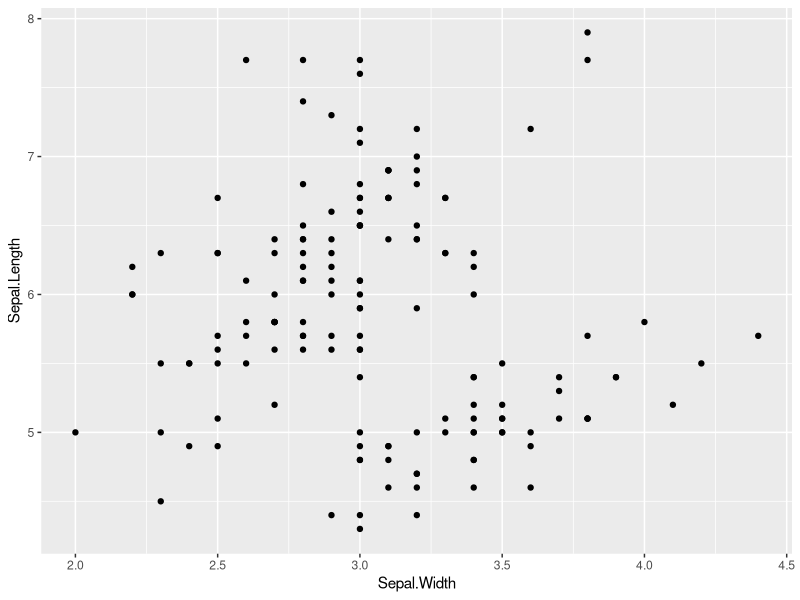
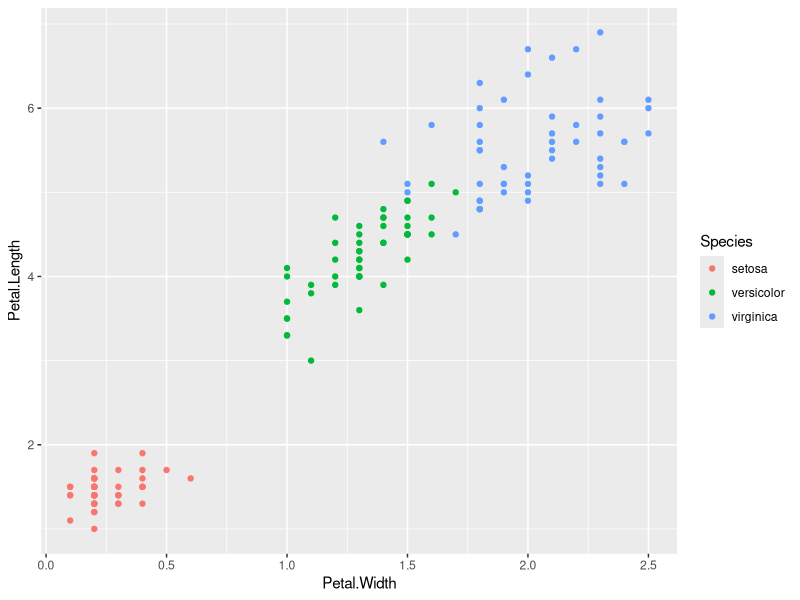
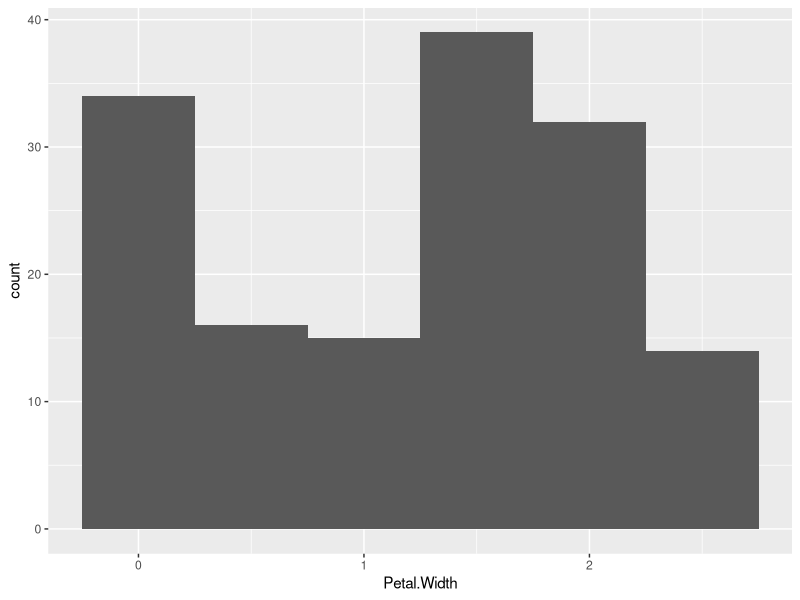
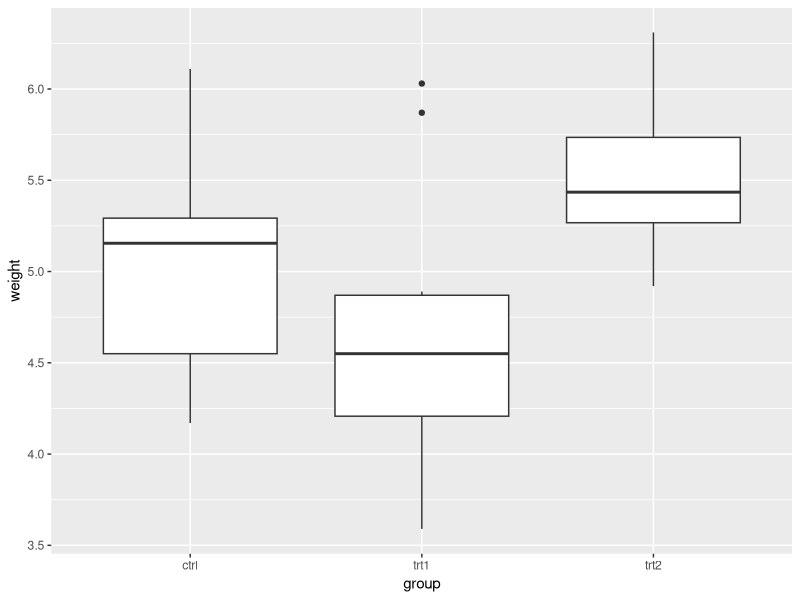
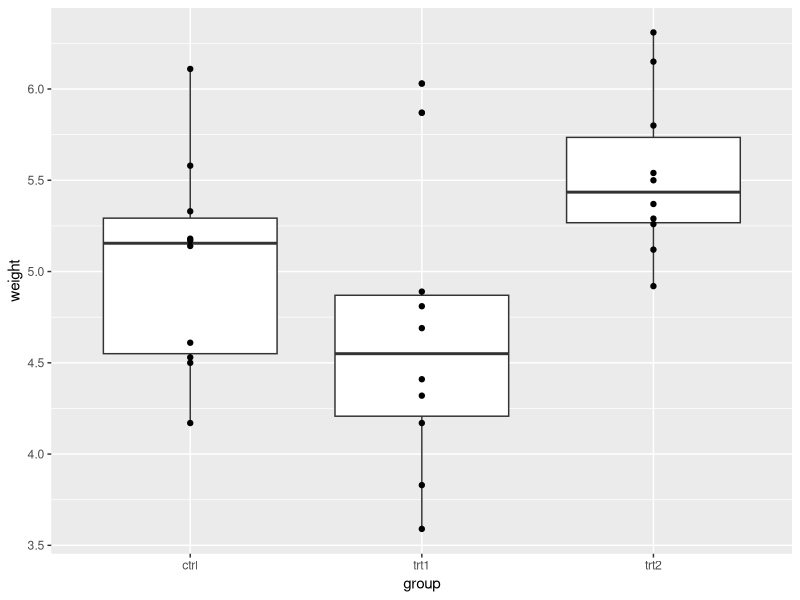

Write R code to recreate these figures, in order.
# Tidyverse Exam – Data Manipulation in R (using `mtcars` dataset)
rm(list = ls())

# tidyverse ---------------------------------------------------------------

# Use `df_mtcars` for Questions 1 - 10
library(tidyverse)
df_mtcars <- as_tibble(mtcars,
                       rownames = "model")

df_mtcars

# 1. Filter rows where number of cylinders (`cyl`) is 6
# Write code to create a new data frame that only includes rows where `cyl == 6`.
# Assign to: `mtcars_cyl6`

mtcars_cyl6 <- df_mtcars %>% 
  filter(cyl == 6)

mtcars_cyl6

# 2. Filter rows where number of gears (`gear`) is either 3 or 5
# Use `%in%` to filter the `df_mtcars` dataset for these two `gear` values.
# Assign to: `mtcars_g35`

mtcars_g35 <- df_mtcars %>% 
  filter(gear %in% c(3, 5))

mtcars_g35
 

# 3. Filter rows where miles per gallon (`mpg`) is greater than 25
# Create a subset of `df_mtcars` where `mpg > 25`.
# Assign to: `mtcars_mpg25`

mtcars_mpg25 <- df_mtcars %>% 
  filter(mpg > 25)

mtcars_mpg25

# 4. Filter rows where weight (`wt`) is less than 2.5 AND number of cylinders (`cyl`) is 4
# Combine logical conditions using `&`.
# Assign to: `mtcars_light_cyl4`

mtcars_light_cyl4 <- mtcars %>% 
  filter(wt < 2.5 ,
         cyl == 4)

mtcars_light_cyl4

# 5. Sort `df_mtcars` by horsepower (`hp`) in ascending order
# Use `arrange()` to sort the data.
# Assign to: `mtcars_hp`

mtcars_hp <- df_mtcars %>% 
  arrange((hp))


mtcars_hp

# 6. Sort `df_mtcars` by quarter mile time (`qsec`) in descending order
# Use `desc()` inside `arrange()`.
# Assign to: `mtcars_qsec`

mtcars_gsec <- df_mtcars %>% 
  arrange(desc(qsec))

mtcars_gsec

# 7. Exclude the `drat` column
# Use `select()` with `-` (minus sign) to remove the column.
# Assign to: `mtcars_no_drat`

mtcars_no_drat <- df_mtcars %>% 
  select(-drat)

mtcars_no_drat

# 8. Add a new column `ptw` that equals the ratio of horsepower (`hp`) to weight (`wt`) (`hp / wt`)
# Use `mutate()` to add the new column.
# Assign to: `mtcars_with_ptw`

mtcars_with_ptw <- df_mtcars %>% 
  mutate(ptw = c(hp/wt))

mtcars_with_ptw

# 9. Identify the car `model` with the highest `ptw` among cars with six cylinders (`cyl == 6`).
# Hint: Use `mtcars_with_ptw` and a chain of `filter()` and `arrange()` with `%>%`.
# Write the car model here: Ferrari Dino

rev(mtcars_with_ptw %>% 
  filter(cyl == 6) %>% 
    arrange((desc(ptw)))) 



# 10. Group by number of gears (`gear`) and summarize minimum & maximum values of `mpg`
# Use `group_by()` and `summarize()` to calculate minimum & maximum values of `mpg` within each group.
# Minimum and maximum values of each group should be represented as separate columns.
# Function `min()` returns the minimum value in a vector.
# Function `max()` returns the maximum value in a vector.
# Assign to: `mtcars_mpg_by_gear`

mtcars_mpg_by_gear <- df_mtcars %>% 
  group_by(gear) %>% 
  summarize(min_mpg = min(mpg),
            max_mpg = max(mpg)) %>% 
  ungroup()

mtcars_mpg_by_gear

# ggplot ------------------------------------------------------------------

# Visualization in R (using `iris` dataset)

## before you begin with the following questions, type the following code to check column names in the dataframe
colnames(iris) # output from this code is the column names that can be used in figures

# 11. Simple scatter plot of `Sepal.Length` vs `Sepal.Width` using `ggplot()`
# Assign to: `g_scat`
# Create a scatter plot with `Sepal.Width` on the x-axis and `Sepal.Length` on the y-axis.

g_scat <- iris %>% 
  ggplot(aes(x = Sepal.Width,
             y = Sepal.Length)) + 
  geom_point()

g_scat

# 12. Scatter plot with points colored by `Species`
# Assign to: `g_scat_col`
# Create a scatter plot with `Petal.Width` on the x-axis and `Petal.Length` on the y-axis,
# coloring points by `Species`.

g_scat_col <- iris %>% 
  ggplot(aes(x = Petal.Width,
             y = Petal.Length,
             col = Species)) + 
  geom_point()

g_scat_col

# 13. Histogram of `Petal.Width` with `binwidth = 0.5`
# Assign to: `g_hist`
# Create a histogram of `Petal.Width` with `binwidth` set to 0.5.

g_scat_col <- iris %>% 
  ggplot(aes(x = Petal.Width)) + 
  geom_histogram(binwidth = 0.5)

g_scat_col

# Visualization in R (using `PlantGrowth` dataset)

## before you begin with the following questions, type the following code to check column names in the dataframe
colnames(PlantGrowth) # output from this code is the column names that can be used in figures

# 14. Boxplot of `weight` grouped and filled by `group`
# Assign to: `g_bplot1`
# Create a boxplot of `weight` by `group`, filling boxes by `group`.

g_boxplot1 <- PlantGrowth %>% 
  ggplot(aes(x = group,
             y = weight)) +
  geom_boxplot()

g_boxplot1

# 15. Boxplot + scatter plot of `weight` by `group`
# Assign to: `g_bplot2`
# Create a boxplot of `weight` by `group`, then overlay points showing individual observations.

g_boxplot2 <- PlantGrowth %>% 
  ggplot(aes(x = group,
             y = weight)) +
  geom_boxplot() + 
  geom_point()

g_boxplot2 
